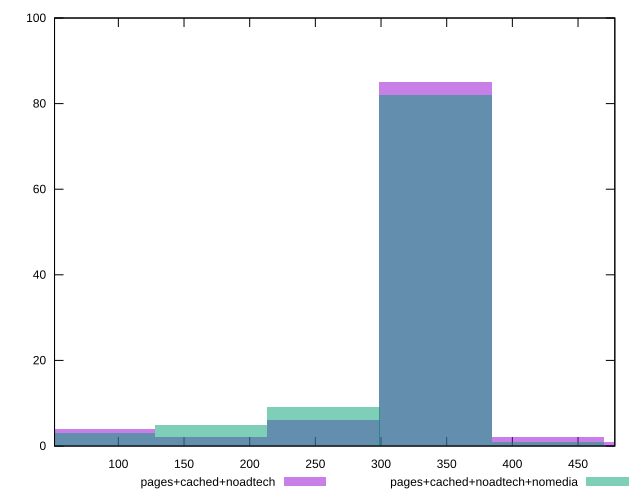

Source code (gnuplot):
reset

$pagesCachedNoadtech <<EOF
341.5323649975352 85
85.3830912493838 4
170.7661824987676 2
256.14927374815136 6
512.2985474963027 1
426.915456246919 2
EOF

$pagesCachedNoadtechNomedia <<EOF
341.5323649975352 82
170.7661824987676 5
256.14927374815136 9
85.3830912493838 3
426.915456246919 1
EOF

set key outside below
set boxwidth 85.3830912493838
set xrange [51.40700000524521:478.014]
set yrange [0:100]
set trange [0:100]
set style fill transparent solid 0.5 noborder
set terminal svg size 640, 500 enhanced background rgb 'white'
set output "report_00014_2021-02-09T15:56:05.503Z/uses-rel-preconnect/comparison/histogram/2_vs_3.svg"

plot $pagesCachedNoadtech title "pages+cached+noadtech" with boxes, \
     $pagesCachedNoadtechNomedia title "pages+cached+noadtech+nomedia" with boxes

reset
